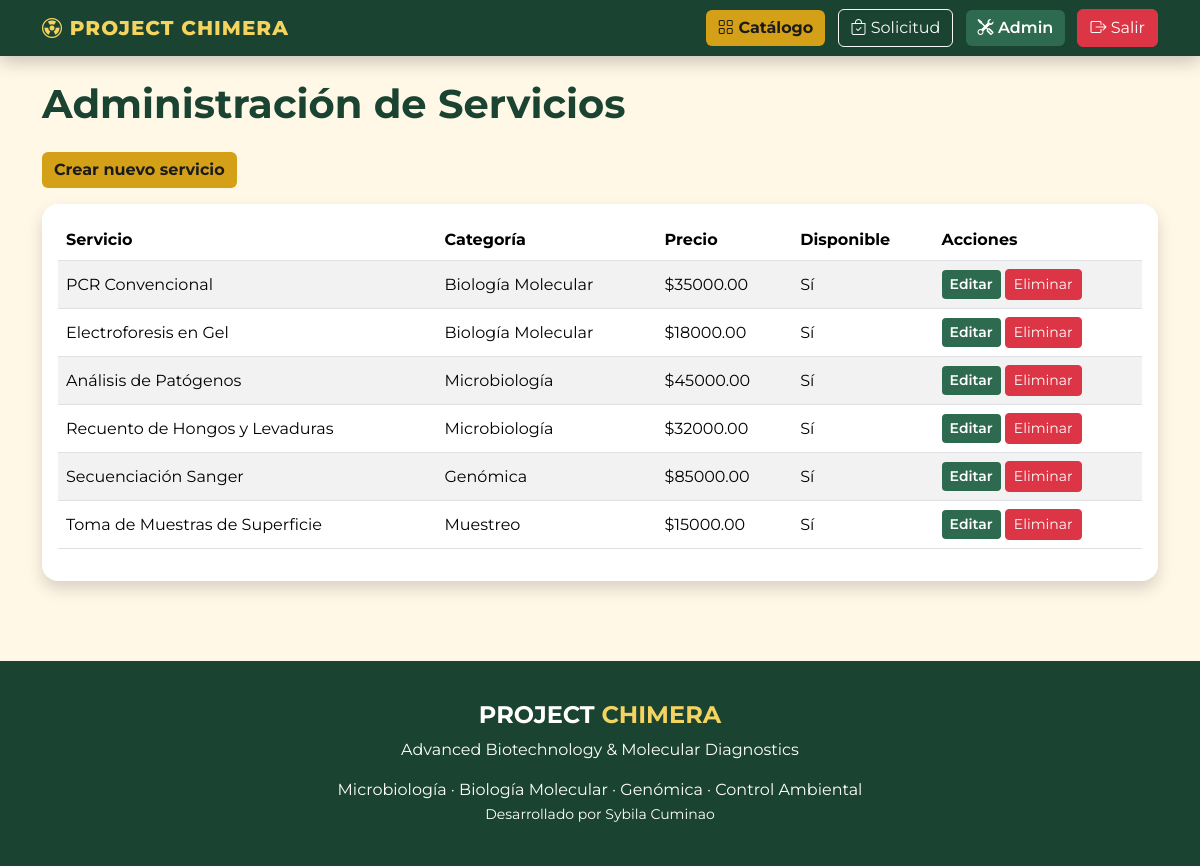
The app's page /admin-productos/ (signed in) with its own data.
### catalogo/models.py (models this page shows, shortened)
class Servicio(models.Model):
    nombre = models.CharField(max_length=150)
    descripcion = models.TextField()
    precio = models.DecimalField(
        max_digits=10,
        decimal_places=2,
        validators=[MinValueValidator(1)]
    )
    categoria = models.ForeignKey(
        Categoria,
        on_delete=models.CASCADE,
        related_name='servicios'
    )
    imagen_url = models.URLField(blank=True)
    disponible = models.BooleanField(default=True)

class Categoria(models.Model):
    nombre = models.CharField(max_length=100)
    descripcion = models.TextField(blank=True)

### catalogo/views.py (the view)
# urls.py: path('admin-productos/', views.admin_productos, name='admin_productos'),
@user_passes_test(es_admin)
def admin_productos(request):
    servicios = Servicio.objects.all()
    return render(
        request,
        'catalogo/admin_productos.html',
        {
            'servicios': servicios
        }
    )

### catalogo/views.py (called while the page is built)
def es_admin(user):
    return user.is_staff

### catalogo/templates/catalogo/admin_productos.html
{% extends 'catalogo/base.html' %}
{% block content %}
<h1 class="fw-bold mb-4" style="color:#1b4332;">
    Administración de Servicios
</h1>
<a href="{% url 'crear_servicio' %}" class="btn chimera-btn-main mb-3">
    Crear nuevo servicio
</a>
<div class="card shadow border-0 rounded-4">
    <div class="card-body">
        <table class="table table-striped align-middle">
            <thead>
                <tr>
                    <th>Servicio</th>
                    <th>Categoría</th>
                    <th>Precio</th>
                    <th>Disponible</th>
                    <th>Acciones</th>
                </tr>
            </thead>
            <tbody>
                {% for servicio in servicios %}
                    <tr>
                        <td>{{ servicio.nombre }}</td>
                        <td>{{ servicio.categoria.nombre }}</td>
                        <td>${{ servicio.precio }}</td>
                        <td>
                            {% if servicio.disponible %}
                                Sí
                            {% else %}
                                No
                            {% endif %}
                        </td>
                        <td>
                            <a href="{% url 'editar_servicio' servicio.id %}" class="btn btn-sm chimera-btn-green">
                                Editar
                            </a>
                            <a href="{% url 'eliminar_servicio' servicio.id %}" class="btn btn-sm btn-danger">
                                Eliminar
                            </a>
                        </td>
                    </tr>
                {% empty %}
                    <tr>
                        <td colspan="5">
                            No hay servicios registrados.
                        </td>
                    </tr>
                {% endfor %}
            </tbody>
        </table>
    </div>
</div>
{% endblock %}

### catalogo/templates/catalogo/base.html (shortened to what this page needs)
<!DOCTYPE html>
<html lang="es">
<head>
    <link href="https://cdn.jsdelivr.net/npm/bootstrap@5.3.3/dist/css/bootstrap.min.css" rel="stylesheet">
    <link href="https://cdn.jsdelivr.net/npm/bootstrap-icons@1.11.3/font/bootstrap-icons.css" rel="stylesheet">
</head>
<body>
<nav class="navbar navbar-expand-lg navbar-dark chimera-navbar">
    <div class="container">
        <a class="navbar-brand chimera-logo" href="/">
            <i class="bi bi-radioactive"></i> PROJECT CHIMERA
        </a>
        <div>
            <a class="btn chimera-btn-main me-2" href="/">
                <i class="bi bi-grid"></i> Catálogo
            </a>
            <a class="btn btn-outline-light me-2" href="/carrito/">
                <i class="bi bi-bag-check"></i> Solicitud
            </a>
            {% if user.is_authenticated %}
                {% if user.is_staff %}
                    <a class="btn chimera-btn-green me-2" href="/admin-productos/">
                        <i class="bi bi-tools"></i> Admin
                    </a>
                {% endif %}
                <form action="/logout/" method="post" style="display:inline;">
                    <button type="submit" class="btn btn-danger">
                        <i class="bi bi-box-arrow-right"></i> Salir
                    </button>
                </form>
            {% endif %}
        </div>
    </div>
</nav>
<div class="container mt-4">
    {% block content %}
    {% endblock %}
</div>
<footer class="chimera-footer text-center">
    <div class="container">
        <h4 class="fw-bold">PROJECT <span>CHIMERA</span></h4>
        <p>Advanced Biotechnology & Molecular Diagnostics</p>
        <p class="mb-0">
            Microbiología · Biología Molecular · Genómica · Control Ambiental
        </p>
        <small>Desarrollado por Sybila Cuminao</small>
    </div>
</footer>
</body>
</html>

### catalogo/templates/catalogo/base.html (style rules this page uses)
body { background-color: #fff8e7; font-family: 'Montserrat', sans-serif; color: #22223b; }
.chimera-navbar { background-color: #1b4332; box-shadow: 0 4px 20px rgba(0, 0, 0, 0.25); }
.chimera-logo { font-weight: 800; letter-spacing: 1px; color: #f4d35e !important; }
.chimera-btn-main { background-color: #d4a017; border: none; color: #1b1b1b; font-weight: 700; }
.chimera-btn-green { background-color: #2d6a4f; color: white; font-weight: 600; border: none; }
.chimera-footer { background-color: #1b4332; color: white; margin-top: 80px; padding: 40px 0; }
.chimera-footer span { color: #f4d35e; }

### records on screen
Servicio: nombre "PCR Convencional", categoria.nombre "Biología Molecular", precio "35000.00", disponible "Sí"
Servicio: nombre "Electroforesis en Gel", categoria.nombre "Biología Molecular", precio "18000.00", disponible "Sí"
Servicio: nombre "Análisis de Patógenos", categoria.nombre "Microbiología", precio "45000.00", disponible "Sí"
Servicio: nombre "Recuento de Hongos y Levaduras", categoria.nombre "Microbiología", precio "32000.00", disponible "Sí"
Servicio: nombre "Secuenciación Sanger", categoria.nombre "Genómica", precio "85000.00", disponible "Sí"
Servicio: nombre "Toma de Muestras de Superficie", categoria.nombre "Muestreo", precio "15000.00", disponible "Sí"
